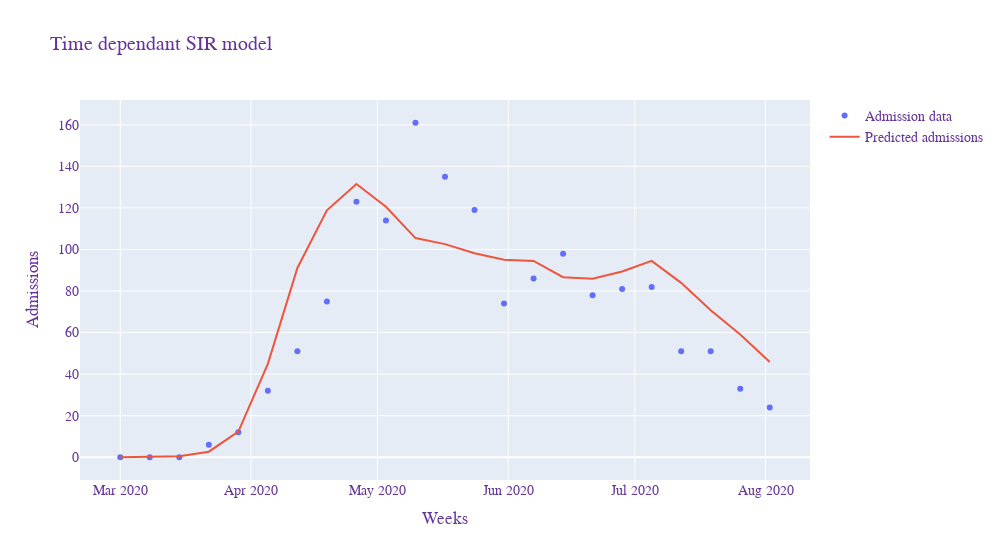

Notebook code for this chart:
### Markdown cell above
This cell defines the model function and contains most of its dependensies. The SIR model is defined as presendted my Wiess (STORT FEL Gamma är 0.2 vilket är för dagar inte för veckor :())

### Code cell
#Weiss implementering 

# Contact rate, transmisabilty, beta, and mean recovery rate gamma.
#nunmpy quantile för confidensintervall för beta
#försjkut admissions
#Lagen borde inte vara i modelfunction, för den modellerar antalet infected, lagen borde bara vara på predicted admissions

# Total population, N.
N = 700000 #göteborg stad
# Initial number of infected and recovered individuals, I0 and R0.
I0, R0 = 1, 0
# Everyone else, S0, is susceptible to infection initially.
S0 = N - I0 - R0

tau = 1         #transmisability chance
gamma =  1.4    #recovery rate 1/days
lag = 3


# Initial conditions vector
y0 = S0, I0, R0
p = 0.013 #fraction of the present number of infectious individuals

def modelfunction(t,c0,c1): #Enbedded function that takes 
  def betafunc(t):
    kappa =  c0+c1*VT_mobilityfunc(t)
    b = kappa*tau
    beta = b/N
    return beta

  # The SIR model differential equations.
  def deriv(y, t, N):
    S, I, R = y
    dSdt = -betafunc(t-lag) * S * I 
    dIdt = betafunc(t-lag) * S * I - gamma * I
    dRdt = gamma * I
    return dSdt, dIdt, dRdt
  
  result = odeint(deriv, y0, t, args=(N,))
  S, I, R = result.T
  #Returerar totalt antal inskrivningar varje dag
  return I*p



#Curve fit function that takes the modelfunction with the given parameters to optimize and returns them with optimal value and covariance
popt, pcov = curve_fit(modelfunction, t_fittingdata, weeklyAdmissions[:fittingPoints], p0=[2.7,0.5])

#best VT guess p0=[2.7,0.5])
#Best google guess p0=[3,0.6])

print(popt)
print(pcov)
print(mean_squared_error(weeklyAdmissions,modelfunction(t,*popt), squared = False))

fig = go.Figure() #Creates a plot using graph objects and then adds each graph to figure
fig.add_trace(go.Scatter(
                    x=pd.Series(pd.date_range("2020-03-01", freq="W", periods=fittingPoints)), 
                    y=weeklyAdmissions,
                    mode='markers',
                    name='Admission data'))
fig.add_trace(go.Scatter(
                    x=pd.Series(pd.date_range("2020-03-01", freq="W", periods=prediction_time)), 
                    y=modelfunction(t,*popt),
                    mode='lines',
                    name='Predicted admissions'))
fig.update_layout(
                    title='Time dependant SIR model',
                    xaxis_title='Weeks',
                    yaxis_title='Admissions',
                    autosize=False,
                    width=1000,
                    
                    font=dict(
                    family="Courier New, monospace",
                    size=14,
                    color="RebeccaPurple"
    )
)
fig.show()

### Figure 1 — Plotly figure (JSON) as saved in the notebook; plotly's stock layout.template omitted (floating-point values rounded to 4 significant figures)
{"data": [{"mode": "markers", "name": "Admission data", "type": "scatter", "x": ["2020-03-01T00:00:00", "2020-03-08T00:00:00", "2020-03-15T00:00:00", "2020-03-22T00:00:00", "2020-03-29T00:00:00", "2020-04-05T00:00:00", "2020-04-12T00:00:00", "2020-04-19T00:00:00", "2020-04-26T00:00:00", "2020-05-03T00:00:00", "2020-05-10T00:00:00", "2020-05-17T00:00:00", "2020-05-24T00:00:00", "2020-05-31T00:00:00", "2020-06-07T00:00:00", "2020-06-14T00:00:00", "2020-06-21T00:00:00", "2020-06-28T00:00:00", "2020-07-05T00:00:00", "2020-07-12T00:00:00", "2020-07-19T00:00:00", "2020-07-26T00:00:00", "2020-08-02T00:00:00"], "y": [0, 0, 0, 6, 12, 32, 51, 75, 123, 114, 161, 135, 119, 74, 86, 98, 78, 81, 82, 51, 51, 33, 24]}, {"mode": "lines", "name": "Predicted admissions", "type": "scatter", "x": ["2020-03-01T00:00:00", "2020-03-08T00:00:00", "2020-03-15T00:00:00", "2020-03-22T00:00:00", "2020-03-29T00:00:00", "2020-04-05T00:00:00", "2020-04-12T00:00:00", "2020-04-19T00:00:00", "2020-04-26T00:00:00", "2020-05-03T00:00:00", "2020-05-10T00:00:00", "2020-05-17T00:00:00", "2020-05-24T00:00:00", "2020-05-31T00:00:00", "2020-06-07T00:00:00", "2020-06-14T00:00:00", "2020-06-21T00:00:00", "2020-06-28T00:00:00", "2020-07-05T00:00:00", "2020-07-12T00:00:00", "2020-07-19T00:00:00", "2020-07-26T00:00:00", "2020-08-02T00:00:00"], "y": [0.013, 0.08668, 0.5116, 2.671, 12.3, 44.93, 91.09, 118.8, 131.5, 120.5, 105.5, 102.6, 98.23, 95.08, 94.49, 86.67, 85.9, 89.43, 94.49, 83.94, 70.76, 59.12, 45.82]}], "layout": {"autosize": false, "font": {"color": "RebeccaPurple", "family": "Courier New, monospace", "size": 14}, "title": {"text": "Time dependant SIR model"}, "width": 1000, "xaxis": {"title": {"text": "Weeks"}}, "yaxis": {"title": {"text": "Admissions"}}}}
